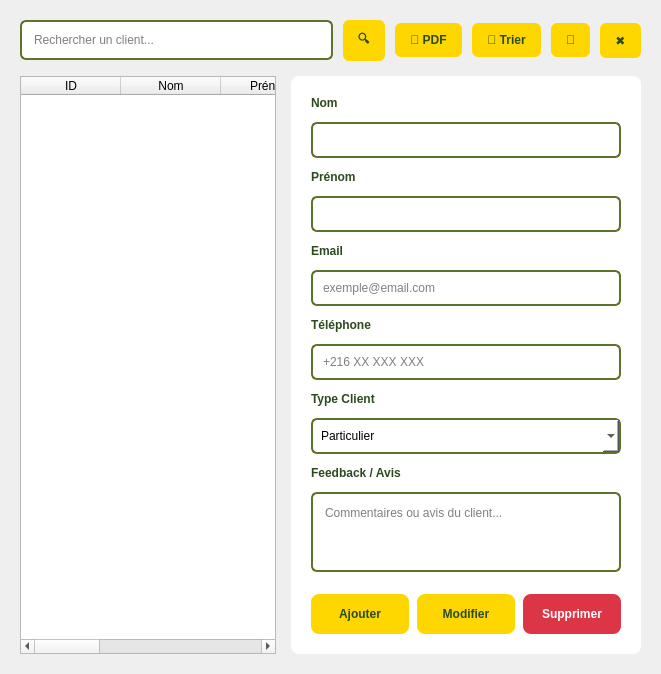
          <widget class="QWidget" name="clientListTab">
           <attribute name="title">
            <string>Liste des Clients</string>
           </attribute>
           <layout class="QVBoxLayout" name="tab1Layout">
            <property name="spacing">
             <number>15</number>
            </property>
            <property name="margin" stdset="0">
             <number>20</number>
            </property>
            <item>
             <layout class="QHBoxLayout" name="searchLayoutClient">
              <property name="spacing">
               <number>10</number>
              </property>
              <item>
               <widget class="QLineEdit" name="searchBoxClient">
                <property name="styleSheet">
                 <string>padding: 10px; border: 2px solid #5d732c; border-radius: 6px;</string>
                </property>
                <property name="placeholderText">
                 <string>Rechercher un client...</string>
                </property>
               </widget>
              </item>
              <item>
               <widget class="QPushButton" name="btnSearchClient">
                <property name="styleSheet">
                 <string>background: #ffd700; color: #2d4a1f; border: none; padding: 10px 15px; border-radius: 6px; font-weight: bold;</string>
                </property>
                <property name="text">
                 <string>🔍</string>
                </property>
               </widget>
              </item>
              <item>
               <widget class="QPushButton" name="btnExportClientPDF">
                <property name="styleSheet">
                 <string>background: #ffd700; color: #2d4a1f; border: none; padding: 10px 15px; border-radius: 6px; font-weight: bold;</string>
                </property>
                <property name="text">
                 <string>📄 PDF</string>
                </property>
               </widget>
              </item>
              <item>
               <widget class="QPushButton" name="btnTriClient">
                <property name="styleSheet">
                 <string>background: #ffd700; color: #2d4a1f; border: none; padding: 10px 15px; border-radius: 6px; font-weight: bold;</string>
                </property>
                <property name="text">
                 <string>🔽 Trier</string>
                </property>
               </widget>
              </item>
              <item>
               <widget class="QPushButton" name="btnRefreshClient">
                <property name="styleSheet">
                 <string>background: #ffd700; color: #2d4a1f; border: none; padding: 10px 15px; border-radius: 6px; font-weight: bold;</string>
                </property>
                <property name="text">
                 <string>🔄</string>
                </property>
               </widget>
              </item>
              <item>
               <widget class="QPushButton" name="btnClearClient">
                <property name="styleSheet">
                 <string>background: #ffd700; color: #2d4a1f; border: none; padding: 10px 15px; border-radius: 6px; font-weight: bold;</string>
                </property>
                <property name="text">
                 <string>✖</string>
                </property>
               </widget>
              </item>
             </layout>
            </item>
            <item>
             <layout class="QHBoxLayout" name="splitLayoutClient">
              <property name="spacing">
               <number>15</number>
              </property>
              <item>
               <widget class="QTableWidget" name="clientTable">
                <property name="columnCount">
                 <number>7</number>
                </property>
                <column>
                 <property name="text">
                  <string>ID</string>
                 </property>
                </column>
                <column>
                 <property name="text">
                  <string>Nom</string>
                 </property>
                </column>
                <column>
                 <property name="text">
                  <string>Prénom</string>
                 </property>
                </column>
                <column>
                 <property name="text">
                  <string>Email</string>
                 </property>
                </column>
                <column>
                 <property name="text">
                  <string>Téléphone</string>
                 </property>
                </column>
                <column>
                 <property name="text">
                  <string>Type Client</string>
                 </property>
                </column>
                <column>
                 <property name="text">
                  <string>Avis</string>
                 </property>
                </column>
               </widget>
              </item>
              <item>
               <widget class="QFrame" name="formPanelClient">
                <property name="minimumSize">
                 <size>
                  <width>350</width>
                  <height>0</height>
                 </size>
                </property>
                <property name="maximumSize">
                 <size>
                  <width>400</width>
                  <height>16777215</height>
                 </size>
                </property>
                <property name="styleSheet">
                 <string notr="true">background: white; border: 2px solid #ffff; border-radius: 8px;</string>
                </property>
                <layout class="QVBoxLayout" name="formLayoutClient">
                 <property name="spacing">
                  <number>12</number>
                 </property>
                 <property name="margin" stdset="0">
                  <number>20</number>
                 </property>
                 <item>
                  <widget class="QLabel" name="labelNomClient">
                   <property name="styleSheet">
                    <string>color: #2d4a1f; font-weight: bold;</string>
                   </property>
                   <property name="text">
                    <string>Nom</string>
                   </property>
                  </widget>
                 </item>
                 <item>
                  <widget class="QLineEdit" name="inputNomClient">
                   <property name="styleSheet">
                    <string>padding: 8px; border: 2px solid #5d732c; border-radius: 6px;</string>
                   </property>
                  </widget>
                 </item>
                 <item>
                  <widget class="QLabel" name="labelPrenomClient">
                   <property name="styleSheet">
                    <string>color: #2d4a1f; font-weight: bold;</string>
                   </property>
                   <property name="text">
                    <string>Prénom</string>
                   </property>
                  </widget>
                 </item>
                 <item>
                  <widget class="QLineEdit" name="inputPrenomClient">
                   <property name="styleSheet">
                    <string>padding: 8px; border: 2px solid #5d732c; border-radius: 6px;</string>
                   </property>
                  </widget>
                 </item>
                 <item>
                  <widget class="QLabel" name="labelEmailClient">
                   <property name="styleSheet">
                    <string>color: #2d4a1f; font-weight: bold;</string>
                   </property>
                   <property name="text">
                    <string>Email</string>
                   </property>
                  </widget>
                 </item>
                 <item>
                  <widget class="QLineEdit" name="inputEmailClient">
                   <property name="styleSheet">
                    <string>padding: 8px; border: 2px solid #5d732c; border-radius: 6px;</string>
                   </property>
                   <property name="placeholderText">
                    <string>exemple@email.com</string>
                   </property>
                  </widget>
                 </item>
                 <item>
                  <widget class="QLabel" name="labelTelephoneClient">
                   <property name="styleSheet">
                    <string>color: #2d4a1f; font-weight: bold;</string>
                   </property>
                   <property name="text">
                    <string>Téléphone</string>
                   </property>
                  </widget>
                 </item>
                 <item>
                  <widget class="QLineEdit" name="inputTelephoneClient">
                   <property name="styleSheet">
                    <string>padding: 8px; border: 2px solid #5d732c; border-radius: 6px;</string>
                   </property>
                   <property name="placeholderText">
                    <string>+216 XX XXX XXX</string>
                   </property>
                  </widget>
                 </item>
                 <item>
                  <widget class="QLabel" name="labelTypeClient">
                   <property name="styleSheet">
                    <string>color: #2d4a1f; font-weight: bold;</string>
                   </property>
                   <property name="text">
                    <string>Type Client</string>
                   </property>
                  </widget>
                 </item>
                 <item>
                  <widget class="QComboBox" name="inputTypeClient">
                   <property name="styleSheet">
                    <string>padding: 8px; border: 2px solid #5d732c; border-radius: 6px;</string>
                   </property>
                   <item>
                    <property name="text">
                     <string>Particulier</string>
                    </property>
                   </item>
                   <item>
                    <property name="text">
                     <string>Entreprise</string>
                    </property>
                   </item>
                   <item>
                    <property name="text">
                     <string>Revendeur</string>
                    </property>
                   </item>
                   <item>
                    <property name="text">
                     <string>Grossiste</string>
                    </property>
                   </item>
                  </widget>
                 </item>
                 <item>
                  <widget class="QLabel" name="labelFeedbackClient">
                   <property name="styleSheet">
                    <string>color: #2d4a1f; font-weight: bold;</string>
                   </property>
                   <property name="text">
                    <string>Feedback / Avis</string>
                   </property>
                  </widget>
                 </item>
                 <item>
                  <widget class="QTextEdit" name="inputFeedbackClient">
                   <property name="minimumSize">
                    <size>
                     <width>0</width>
                     <height>60</height>
                    </size>
                   </property>
                   <property name="maximumSize">
                    <size>
                     <width>16777215</width>
                     <height>80</height>
                    </size>
                   </property>
                   <property name="styleSheet">
                    <string>padding: 8px; border: 2px solid #5d732c; border-radius: 6px;</string>
                   </property>
                   <property name="placeholderText">
                    <string>Commentaires ou avis du client...</string>
                   </property>
                  </widget>
                 </item>
                 <item>
                  <spacer>
                   <property name="orientation">
                    <enum>Qt::Orientation::Vertical</enum>
                   </property>
                   <property name="sizeHint" stdset="0">
                    <size>
                     <width>20</width>
                     <height>10</height>
                    </size>
                   </property>
                  </spacer>
                 </item>
                 <item>
                  <layout class="QHBoxLayout" name="formButtonsClient">
                   <property name="spacing">
                    <number>8</number>
                   </property>
                   <item>
                    <widget class="QPushButton" name="btnAddClient">
                     <property name="minimumSize">
                      <size>
                       <width>0</width>
                       <height>40</height>
                      </size>
                     </property>
                     <property name="styleSheet">
                      <string>background: #ffd700; color: #2d4a1f; border: none; padding: 12px; border-radius: 8px; font-weight: bold;</string>
                     </property>
                     <property name="text">
                      <string>Ajouter</string>
                     </property>
                    </widget>
                   </item>
                   <item>
                    <widget class="QPushButton" name="btnUpdateClient">
                     <property name="minimumSize">
                      <size>
                       <width>0</width>
                       <height>40</height>
                      </size>
                     </property>
                     <property name="styleSheet">
                      <string>background: #ffd700; color: #2d4a1f; border: none; padding: 12px; border-radius: 8px; font-weight: bold;</string>
                     </property>
                     <property name="text">
                      <string>Modifier</string>
                     </property>
                    </widget>
                   </item>
                   <item>
                    <widget class="QPushButton" name="btnDeleteClient">
                     <property name="minimumSize">
                      <size>
                       <width>0</width>
                       <height>40</height>
                      </size>
                     </property>
                     <property name="toolTip">
                      <string>Supprimer le client sélectionné</string>
                     </property>
                     <property name="styleSheet">
                      <string>background: #dc3545; color: white; border: none; padding: 12px; border-radius: 8px; font-weight: bold;</string>
                     </property>
                     <property name="text">
                      <string>Supprimer</string>
                     </property>
                    </widget>
                   </item>
                  </layout>
                 </item>
                </layout>
               </widget>
              </item>
             </layout>
            </item>
           </layout>
          </widget>
